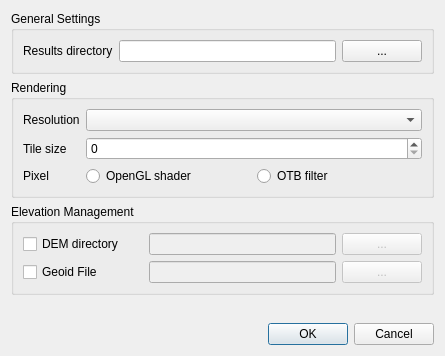
<?xml version="1.0" encoding="UTF-8"?>
<ui version="4.0">
 <class>mvd::PreferencesDialog</class>
 <widget class="QDialog" name="mvd::PreferencesDialog">
  <property name="windowModality">
   <enum>Qt::ApplicationModal</enum>
  </property>
  <property name="geometry">
   <rect>
    <x>0</x>
    <y>0</y>
    <width>445</width>
    <height>356</height>
   </rect>
  </property>
  <property name="sizePolicy">
   <sizepolicy hsizetype="Minimum" vsizetype="Minimum">
    <horstretch>0</horstretch>
    <verstretch>0</verstretch>
   </sizepolicy>
  </property>
  <property name="windowTitle">
   <string>Preferences</string>
  </property>
  <property name="locale">
   <locale language="C" country="AnyCountry"/>
  </property>
  <layout class="QGridLayout" name="gridLayout_3">
   <item row="0" column="0">
    <layout class="QVBoxLayout" name="verticalLayout">
     <item>
      <widget class="QGroupBox" name="settingsGroupBox">
       <property name="sizePolicy">
        <sizepolicy hsizetype="Preferred" vsizetype="Preferred">
         <horstretch>0</horstretch>
         <verstretch>0</verstretch>
        </sizepolicy>
       </property>
       <property name="title">
        <string>General Settings</string>
       </property>
       <layout class="QGridLayout" name="gridLayout_2">
        <item row="0" column="0">
         <widget class="QLabel" name="resultDirLabel">
          <property name="sizePolicy">
           <sizepolicy hsizetype="Minimum" vsizetype="Minimum">
            <horstretch>0</horstretch>
            <verstretch>0</verstretch>
           </sizepolicy>
          </property>
          <property name="text">
           <string>Results directory</string>
          </property>
         </widget>
        </item>
        <item row="0" column="1">
         <widget class="QLineEdit" name="resultDirPathLineEdit">
          <property name="enabled">
           <bool>true</bool>
          </property>
          <property name="sizePolicy">
           <sizepolicy hsizetype="Expanding" vsizetype="Minimum">
            <horstretch>0</horstretch>
            <verstretch>0</verstretch>
           </sizepolicy>
          </property>
          <property name="minimumSize">
           <size>
            <width>200</width>
            <height>0</height>
           </size>
          </property>
          <property name="toolTip">
           <string>Default directory for results data</string>
          </property>
          <property name="text">
           <string/>
          </property>
          <property name="readOnly">
           <bool>true</bool>
          </property>
         </widget>
        </item>
        <item row="0" column="2">
         <widget class="QPushButton" name="resultDirButton">
          <property name="enabled">
           <bool>true</bool>
          </property>
          <property name="sizePolicy">
           <sizepolicy hsizetype="Minimum" vsizetype="Minimum">
            <horstretch>0</horstretch>
            <verstretch>0</verstretch>
           </sizepolicy>
          </property>
          <property name="text">
           <string>...</string>
          </property>
         </widget>
        </item>
       </layout>
      </widget>
     </item>
     <item>
      <widget class="QGroupBox" name="renderingGroupBox">
       <property name="sizePolicy">
        <sizepolicy hsizetype="Preferred" vsizetype="Preferred">
         <horstretch>0</horstretch>
         <verstretch>0</verstretch>
        </sizepolicy>
       </property>
       <property name="title">
        <string>Rendering</string>
       </property>
       <layout class="QGridLayout" name="gridLayout_4">
        <item row="2" column="0">
         <widget class="QLabel" name="tileSizeLabel">
          <property name="sizePolicy">
           <sizepolicy hsizetype="Maximum" vsizetype="Minimum">
            <horstretch>0</horstretch>
            <verstretch>0</verstretch>
           </sizepolicy>
          </property>
          <property name="text">
           <string>Tile size</string>
          </property>
         </widget>
        </item>
        <item row="3" column="0">
         <widget class="QLabel" name="pixelLabel">
          <property name="sizePolicy">
           <sizepolicy hsizetype="Maximum" vsizetype="Minimum">
            <horstretch>0</horstretch>
            <verstretch>0</verstretch>
           </sizepolicy>
          </property>
          <property name="text">
           <string>Pixel</string>
          </property>
         </widget>
        </item>
        <item row="1" column="0">
         <widget class="QLabel" name="resolutionLabel">
          <property name="sizePolicy">
           <sizepolicy hsizetype="Maximum" vsizetype="Minimum">
            <horstretch>0</horstretch>
            <verstretch>0</verstretch>
           </sizepolicy>
          </property>
          <property name="text">
           <string>Resolution</string>
          </property>
         </widget>
        </item>
        <item row="3" column="1">
         <widget class="QRadioButton" name="shaderRadioButton">
          <property name="text">
           <string>OpenGL shader</string>
          </property>
         </widget>
        </item>
        <item row="3" column="2">
         <widget class="QRadioButton" name="otbRadioButton">
          <property name="text">
           <string>OTB filter</string>
          </property>
         </widget>
        </item>
        <item row="2" column="1" colspan="2">
         <widget class="QSpinBox" name="tileSizeSpinBox"/>
        </item>
        <item row="1" column="1" colspan="2">
         <widget class="QComboBox" name="resolutionComboBox"/>
        </item>
       </layout>
      </widget>
     </item>
     <item>
      <widget class="QGroupBox" name="elevationGroupBox">
       <property name="title">
        <string>Elevation Management</string>
       </property>
       <layout class="QGridLayout" name="gridLayout">
        <item row="1" column="2">
         <widget class="QPushButton" name="geoidButton">
          <property name="enabled">
           <bool>false</bool>
          </property>
          <property name="sizePolicy">
           <sizepolicy hsizetype="Minimum" vsizetype="Minimum">
            <horstretch>0</horstretch>
            <verstretch>0</verstretch>
           </sizepolicy>
          </property>
          <property name="text">
           <string>...</string>
          </property>
         </widget>
        </item>
        <item row="0" column="1">
         <widget class="QLineEdit" name="srtmLineEdit">
          <property name="enabled">
           <bool>false</bool>
          </property>
          <property name="sizePolicy">
           <sizepolicy hsizetype="MinimumExpanding" vsizetype="Minimum">
            <horstretch>0</horstretch>
            <verstretch>0</verstretch>
           </sizepolicy>
          </property>
         </widget>
        </item>
        <item row="0" column="2">
         <widget class="QPushButton" name="srtmButton">
          <property name="enabled">
           <bool>false</bool>
          </property>
          <property name="sizePolicy">
           <sizepolicy hsizetype="Minimum" vsizetype="Minimum">
            <horstretch>0</horstretch>
            <verstretch>0</verstretch>
           </sizepolicy>
          </property>
          <property name="text">
           <string>...</string>
          </property>
         </widget>
        </item>
        <item row="1" column="0">
         <widget class="QCheckBox" name="geoidCheckbox">
          <property name="sizePolicy">
           <sizepolicy hsizetype="Minimum" vsizetype="Minimum">
            <horstretch>0</horstretch>
            <verstretch>0</verstretch>
           </sizepolicy>
          </property>
          <property name="text">
           <string>Geoid File            </string>
          </property>
         </widget>
        </item>
        <item row="1" column="1">
         <widget class="QLineEdit" name="geoidLineEdit">
          <property name="enabled">
           <bool>false</bool>
          </property>
          <property name="sizePolicy">
           <sizepolicy hsizetype="MinimumExpanding" vsizetype="Minimum">
            <horstretch>0</horstretch>
            <verstretch>0</verstretch>
           </sizepolicy>
          </property>
         </widget>
        </item>
        <item row="0" column="0">
         <widget class="QCheckBox" name="srtmCheckbox">
          <property name="sizePolicy">
           <sizepolicy hsizetype="Minimum" vsizetype="Minimum">
            <horstretch>0</horstretch>
            <verstretch>0</verstretch>
           </sizepolicy>
          </property>
          <property name="text">
           <string>DEM directory</string>
          </property>
         </widget>
        </item>
       </layout>
      </widget>
     </item>
    </layout>
   </item>
   <item row="2" column="0">
    <layout class="QHBoxLayout" name="horizontalLayout">
     <item>
      <spacer name="horizontalSpacer">
       <property name="orientation">
        <enum>Qt::Horizontal</enum>
       </property>
       <property name="sizeHint" stdset="0">
        <size>
         <width>228</width>
         <height>20</height>
        </size>
       </property>
      </spacer>
     </item>
     <item>
      <widget class="QDialogButtonBox" name="buttonBox">
       <property name="sizePolicy">
        <sizepolicy hsizetype="Expanding" vsizetype="Minimum">
         <horstretch>0</horstretch>
         <verstretch>0</verstretch>
        </sizepolicy>
       </property>
       <property name="standardButtons">
        <set>QDialogButtonBox::Cancel|QDialogButtonBox::Ok</set>
       </property>
      </widget>
     </item>
    </layout>
   </item>
   <item row="1" column="0">
    <spacer name="verticalSpacer">
     <property name="orientation">
      <enum>Qt::Vertical</enum>
     </property>
     <property name="sizeHint" stdset="0">
      <size>
       <width>0</width>
       <height>0</height>
      </size>
     </property>
    </spacer>
   </item>
  </layout>
 </widget>
 <resources/>
 <connections/>
</ui>
